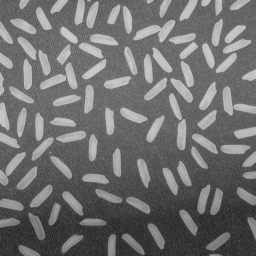
#> input picture python/src/main/python/usage/ImageProcessing/MorphologicalImageProcessing/images/rice.png, 256 x 256 px, found by its file name
$ python ColorObjectsBySize.py   (Python 2 division)   (older library calls are emulated)
#> lines starting #> are read from the running program, lines starting #| are printed output that depends on the picture; after the words box and inside, x2 and y2 are one past the last pixel; in counts of white or black regions, pixels touching at a corner belong together
### python/src/main/python/myLibs/ImageProcessing/MorphologicalImageProcessing/structElement.py
import numpy as np
import math
from operator import itemgetter

# This function is used to construct a structuring element
# type can be either disc, square, diamond or line
# size should be a positive integer
# angle should be set when type=line
# The function return the structuring element as a list of coordinates
def build_as_list(type, size, angle):
    if (type  == 'disc'):
        strel = []

        for x in range(-size,size+1):
            for y in range(-size,size+1):
                if( (abs(x)-0.5)*(abs(x)-0.5) + (abs(y)-0.5)*(abs(y)-0.5) <= size*size ): # test if the point is on the disc
                    strel.append((y,x))

    elif (type == 'square'):
        strel = [(y,x) for x in range(-size, size+1) for y in range(-size, size+1)]

    elif (type == 'diamond'):
        strel = [(i,j) for i in range(-size,size+1) for j in range(-size+abs(i), size-abs(i)+1)]


    elif (type == 'line'):
        strel = []
        d=size
        a=angle

        #Make sur angle is between -90 and 90
        while (a > 90):
            a = a - 180
        while (a < -90):
            a = a + 180

        #If angle is over 45, we remove 90 and we will turn the result
        rot=0
        if (a>45):
            a = a-90
            rot=1
        elif (a<-45):
            a = a+90
            rot=3;

        #Angle to radians
        a=a*math.pi/180

        #Invert angle to so it depend of the bottom left corner (and not top left corener)
        a=-a

        #For lenth of line
        lx = int(math.ceil(d/math.sqrt(1+math.tan(a)*math.tan(a))))
        if(lx==0):
            lx = 1

        strel = []

        #Bresenham Algorithm
        for x in range(-lx,lx+1):
            y = math.tan(a)*x;
            strel.append((int(round(y)), x))

        if(rot>0):
            #Rotate line if necessary
            for i in range(0, len(strel)):
                strel[i] = (-strel[i][1], strel[i][0])

    else:
        assert(False), type+" is nod a valid structuring element type for this function."

    return strel


# This function is used to construct a structuring element
# type can be either disc, square, diamond or line
# size should be a positive integer
# angle should be set when type=line
# The function return the structuring element as an image
def build(type, size, angle):
    return toImage(build_as_list(type, size, angle))


# This function is used to build an image from a list of coordinates
def toImage(strel):
    max_i = max(strel, key=itemgetter(0))[0]
    min_i = min(strel, key=itemgetter(0))[0]
    max_j = max(strel, key=itemgetter(1))[1]
    min_j = min(strel, key=itemgetter(1))[1]


    #On alloue l'image de sortie
    image = np.zeros([max_i-min_i+1, max_j-min_j+1, 1], np.uint8)

    for (i,j) in strel:
        image[i+abs(min_i), j+abs(min_j)] = 255

    return image

### python/src/main/python/myLibs/ImageProcessing/MorphologicalImageProcessing/morpho.py
import cv2
import numpy as np
from src.main.python.myLibs.ImageProcessing.MorphologicalImageProcessing import structElement as strel

def displayImage(name,image):
    cv2.imshow(name, image)

# Implementation for learning purpose. Do not use
# [19 lines left out: function myErodeHandmade, not called in this run]

def myErode(image,struct):
    return cv2.erode(image,struct)

# Implementation for learning purpose. Do not use
# [8 lines left out: function myDilatHandmade, not called in this run]

def myDilat(image,struct):
    return cv2.dilate(image,struct)

def myGrad(image, struct):
    return myDilat(image,struct)-myErode(image,struct)

def myOpen(image, struct):
    return myDilat(myErode(image,struct),struct)

def myClose(image, struct):
    return myErode(myDilat(image,struct),struct)

def myCondDilat(imageM, imageI, struct):
    return np.minimum(cv2.dilate(imageM,struct), imageI)

def myCondErode(imageM, imageI, struct):
    return np.maximum(cv2.erode(imageM,struct), imageI)

def myReconInf(imageM, imageI, struct):
    old=imageM
    count=0

    while 1 :
        tmp = myCondDilat(old,imageI,struct)

        if not np.array_equal(tmp,old):
            old=np.copy(tmp)
            count+=1
        else :
            return tmp

# [12 lines left out: function myReconSup, not called in this run]

def myReconOpen(imageI ,structOpen, structRecon) :
    return myReconInf(myOpen(imageI,structOpen),imageI,structRecon)

def myReconClose(imageI ,structOpen, structRecon) :
    return myReconSup(myClose(imageI,structOpen),imageI,structRecon)

# [90 lines left out: functions myHMax, myHMin, watersheds, not called in this run]

def myThreshold(image,threshold):
    tmp = np.copy(image)
    tmp[image<threshold]=0
    tmp[image>= threshold] = 255

    return tmp

# Count number of white distinct elements in a black and white image
# [14 lines left out: function countElements, not called in this run]

# Remove all white elements connected to the edge of the image on a black and white image
def filterElementsOnEdge(image):
    gamma8 = strel.build("square", 1, None)

    imagePix = np.zeros(image.shape, image.dtype)
    for i in range(0, image.shape[0]):
        for j in range(0, image.shape[1]):
            if image[i, j] == 255 and (i == 0 or i == image.shape[0] - 1 or j == 0 or j == image.shape[1] - 1):
                imagePix[i, j] = 255
                recInf = myReconInf(imagePix, image, gamma8)
                image = image - recInf

    return image

### python/src/main/python/usage/ImageProcessing/MorphologicalImageProcessing/ColorObjectsBySize.py
import cv2
import numpy
from myLibs.ImageProcessing.MorphologicalImageProcessing import structElement as strel, morpho

# return width of the bigest grain in the image
def biggestGrain(image):
    for width in range(1, 100):
        struct = strel.build("disc", width, None)
        openImage = morpho.myOpen(image, struct)
        sums = sum(map(sum, openImage))
        if sums == 0:
            break

    return width*2

# convert a width to a length (ok it's not the best function of the world)
def lengthGrain(width):
    return width*2.7

# return width and length of the first grain in the image
def firstGrainSizes(image):
    width = biggestGrain(image)
    return(width,lengthGrain(width))

# return width and length of all the grain in the image
def allGrainsSizes(image):
    gamma8 = strel.build("square", 1, None)
    outputImage = numpy.zeros(image.shape,image.dtype)
    imagePix = numpy.zeros(image.shape, image.dtype)
    mesures = []
    for i in range(0, image.shape[0]):
        for j in range(0, image.shape[1]):
            if image[i, j] == 255:
                imagePix[i, j] = 255
                recInf = morpho.myReconInf(imagePix, image, gamma8)
                image = image - recInf
                (width,length) = firstGrainSizes(recInf)

                outputImage=outputImage+(recInf/255 *(255-width*10))
                mesures.append((i,j,width,length))


    return (outputImage,mesures)

image = cv2.imread('Images/rice.png')
#> image is the input picture: shape (256, 256, 3); min 40, max 204, mean 111.2
morpho.displayImage("Original Image", image)

image = image[:,:,0]
#> image: shape (256, 256)

gamma8= strel.build("square", 1, None)

struct = strel.build("disc", 5, None)

open = morpho.myOpen(image, struct)
#> in myErode, `return cv2.erode(image,struct)`:
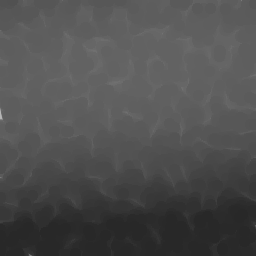
#> returned value: shape (256, 256); min 40, max 183, mean 78.6

image = image - open

image = morpho.myThreshold(image,50)
#> in myThreshold, `tmp[image<threshold]=0`:
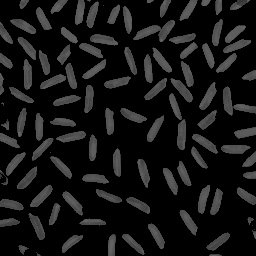
#> tmp: shape (256, 256); min 0, max 101, mean 20.6
#> in myThreshold, `tmp[image>= threshold] = 255`:
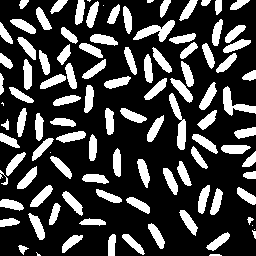
#> tmp: shape (256, 256); 25.8% white; 105 white regions (8 under 20 px), largest, box (x1, y1, x2, y2) and area: (133, 20, 175, 42) 396, (169, 93, 186, 150) 396, (223, 86, 256, 116) 366

morpho.displayImage("Image filtered", image)

image = morpho.filterElementsOnEdge(image)
#> after the loop in filterElementsOnEdge, `for i in range(0, image.shape[0]):`:
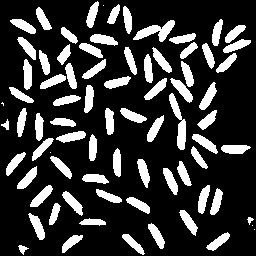
#> image: shape (256, 256); 21.2% white; 78 white regions (5 under 20 px), largest, box (x1, y1, x2, y2) and area: (133, 20, 175, 42) 396, (169, 93, 186, 150) 396, (170, 78, 193, 103) 229
#> after the loop in filterElementsOnEdge, `for i in range(0, image.shape[0]):`: imagePix: shape (256, 256); 0.04% white in thin lines or dots
#> after the loop in filterElementsOnEdge, `for i in range(0, image.shape[0]):`: recInf: shape (256, 256); 0.04% white; 1 white region, box (x1, y1, x2, y2) and area: (209, 254, 222, 256) 23

morpho.displayImage("Filter sides", image)

image=allGrainsSizes(image)[0]
#> after the loop in allGrainsSizes, `for i in range(0, image.shape[0]):`: image: shape (256, 256); every value is 0
#> after the loop in allGrainsSizes, `for i in range(0, image.shape[0]):`:
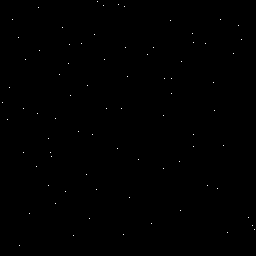
#> imagePix: shape (256, 256); 0.12% white in thin lines or dots
#> after the loop in allGrainsSizes, `for i in range(0, image.shape[0]):`:
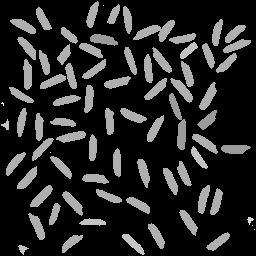
#> outputImage: shape (256, 256); min 0, max 235, mean 37
#> after the loop in allGrainsSizes, `for i in range(0, image.shape[0]):`: recInf: shape (256, 256); 0.08% white; 1 white region, box (x1, y1, x2, y2) and area: (18, 245, 29, 255) 52
#> after the loop in allGrainsSizes, `for i in range(0, image.shape[0]):`: length = 16.2; mesures = 78 items, first 6: (1, 97, 8, 21.6), (4, 118, 8, 21.6), (5, 103, 2, 5.4), (6, 124, 8, 21.6), (7, 38, 8, 21.6), (19, 12, 8, 21.6); width = 6
morpho.displayImage("Not Colored", image)

image = cv2.applyColorMap(image, cv2.COLORMAP_JET) # work on python 2 but not on python 3
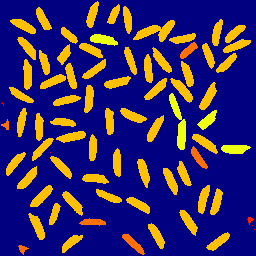
#> image: shape (256, 256, 3); mean B, G, R 101.2, 40.7, 53.7
morpho.displayImage("Colored By Width", image)


key = cv2.waitKey(0)
#> (key Esc is pressed here)
cv2.destroyAllWindows()
